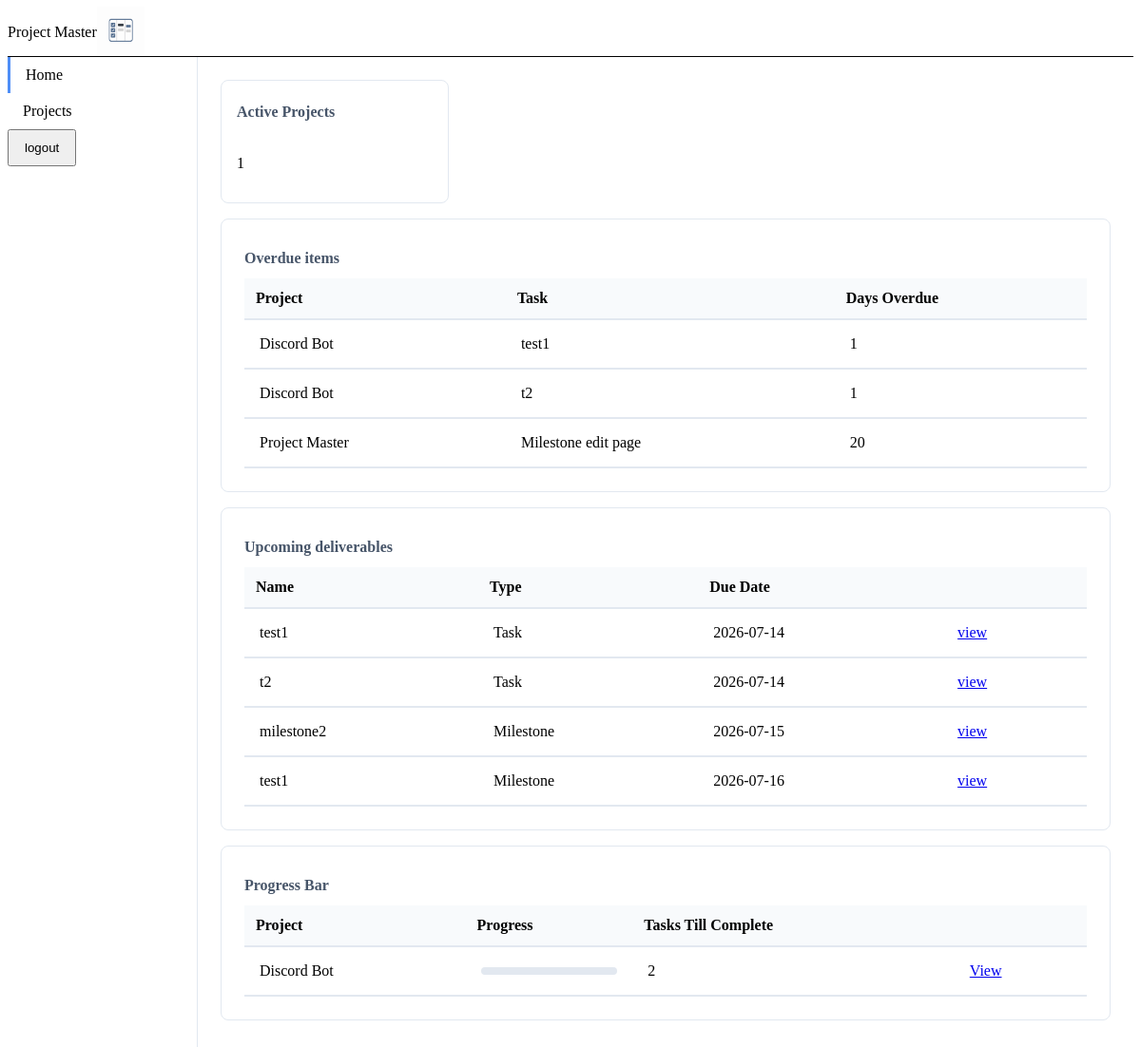
The page /dashboard (signed in) on the database its author committed.
### models.py (models this page shows)
class Project(db.Model):
    projectId: Mapped[int] = mapped_column(primary_key=True)
    userId: Mapped[int] = mapped_column(ForeignKey('user.userId'), nullable=False)
    projectName:Mapped[str] = mapped_column(nullable=False)
    description:Mapped[str] = mapped_column(nullable=True)
    startDate: Mapped[Optional[date]] = mapped_column(Date,nullable=True)
    status: Mapped[str] = mapped_column(nullable=False)
    createdAt:Mapped[datetime] = mapped_column(default=lambda: datetime.now(timezone.utc) ,nullable=False)

class Task(db.Model):
    taskId: Mapped[int] = mapped_column(primary_key=True)
    projectId: Mapped[int] = mapped_column(ForeignKey('project.projectId'), nullable=False)
    milestoneId: Mapped[Optional[int]] = mapped_column(ForeignKey('milestone.milestoneId'), nullable=True)
    taskName:Mapped[str] = mapped_column(nullable=False)
    description:Mapped[str] = mapped_column(nullable=True)
    dueDate: Mapped[Optional[date]] = mapped_column(Date, nullable=True)
    status: Mapped[str] = mapped_column(nullable=False)
    createdAt:Mapped[datetime] = mapped_column(default=lambda: datetime.now(timezone.utc),nullable=False)

class Milestone(db.Model):
    milestoneId: Mapped[int] = mapped_column(primary_key=True)
    projectId: Mapped[int] = mapped_column(ForeignKey('project.projectId'), nullable=False)
    milestoneName:Mapped[str] = mapped_column(nullable=False)
    description:Mapped[str] = mapped_column(nullable=True)
    startDate: Mapped[date] = mapped_column(Date, nullable=False)
    endDate: Mapped[date] = mapped_column(Date, nullable=False)
    status: Mapped[str] = mapped_column(nullable=False)
    createdAt:Mapped[datetime] = mapped_column(default=lambda: datetime.now(timezone.utc) ,nullable=False)

### app.py (the view)
@app.route('/dashboard', methods=['GET','POST'])
@login_required
def dashboard():
    num_of_active_project = db.session.scalar(select(func.count(Project.projectId)).where(
        Project.userId == current_user.userId,
        Project.status == 'active'
    ))
    today = date.today()
    seven_days_later = today + timedelta(7)
    stmt = (
        select(Milestone)
        .join(Project,Project.projectId == Milestone.projectId)
        .where(
            Milestone.status != 'Completed',
            Project.userId == current_user.userId,
            Project.status != 'completed',
            today <= Milestone.endDate,
            Milestone.endDate <= seven_days_later
        )
    )
    upcoming_milestones = db.session.execute(stmt).scalars().all()
    stmt = (
        select(Task)
        .join(Project, Project.projectId == Task.projectId)
        .where(
            Project.userId == current_user.userId,
            Task.status != 'Completed',
            Task.milestoneId.is_(None),
            today <= Task.dueDate,
            Task.dueDate <= seven_days_later
        )
    )
    upcoming_standalone_tasks = db.session.execute(stmt).scalars().all()
    stmt = (
        select(Task, func.coalesce(Task.dueDate,Milestone.endDate).label('due_date'))
        .join(Milestone, Task.milestoneId == Milestone.milestoneId)
        .join(Project, Project.projectId == Task.projectId)
        .where(
            Task.milestoneId.is_not(None),
            Task.status != 'Completed',
            Project.userId == current_user.userId,
            Project.status != 'completed',
            today <= Milestone.endDate,
            Milestone.status != 'Completed',
            Milestone.endDate <= seven_days_later
        )
    )
    upcoming_milestone_tasks = db.session.execute(stmt).all()
    normalized = []
    for m in upcoming_milestones:
        normalized.append({'type':'Milestone', 'name':m.milestoneName, 'due': m.endDate, 'project_link': url_for('project_detail', projectId=m.projectId)})
    for mt, due_date in upcoming_milestone_tasks:
        normalized.append({'type' : 'Task', 'name': mt.taskName, 'due' : due_date, 'project_link' : url_for('project_detail', projectId=mt.projectId)})
    for t in upcoming_standalone_tasks:
        normalized.append({'type' : 'Task', 'name' : t.taskName, 'due' : t.dueDate, 'project_link' : url_for('project_detail',projectId=t.projectId)})
    sorted_deliverables = sorted(normalized, key=lambda x:(x['due'], 0 if x['type'] == 'Milestone' else 1))
    stmt = (
        select(
            Project.projectId, Project.projectName,
            func.count(Task.taskId).label('total_tasks'), func.count(Task.taskId).filter(Task.status == 'Completed').label('completed_tasks')
        )
        .join(Task, Task.projectId == Project.projectId)
        .where(Project.userId == current_user.userId, Project.status != 'completed')
        .group_by(Project.projectId)
    )
    tasks = db.session.execute(stmt).all()
    normalized = []
    for t in tasks :
        percent = ( t.completed_tasks/t.total_tasks ) * 100 if t.total_tasks > 0 else 0
        normalized.append({
            'name' : t.projectName, 'id' : t.projectId,
            'ttc' :  t.total_tasks - t.completed_tasks,
            'link' : url_for('project_detail', projectId=t.projectId),
            'percent' : round(percent,1)
        })
    percent_and_ttc = sorted(normalized, key=lambda x : (x['percent'],x['ttc']), reverse=True)
    stmt = (
        select(Milestone, Project.projectName.label('projectName'))
        .join(Project,Project.projectId == Milestone.projectId)
        .where(
            Milestone.status != 'Completed',
            today > Milestone.endDate,
            Project.userId == current_user.userId
        )
    )
    overdue_milestones = db.session.execute(stmt).all()
    stmt = (
        select(Task, func.coalesce(Task.dueDate,Milestone.endDate).label('effective_due_date'), Project.projectName.label('projectName'))
        .join(Project, Project.projectId == Task.projectId)
        .join(Milestone, Milestone.milestoneId == Task.milestoneId)
        .where(Task.milestoneId.is_not(None),
               Project.userId == current_user.userId,
               Task.status != 'Completed',
               func.coalesce(Task.dueDate,Milestone.endDate) < today
        )
    )
    overdue_milestone_tasks = db.session.execute(stmt).all()
    stmt = (
        select(Task, Project.projectName.label('projectName'))
        .join(Project, Task.projectId == Project.projectId)
        .where(
            Task.milestoneId.is_(None),
            Task.status != 'Completed',
            Task.dueDate < today,
            Project.userId == current_user.userId
        )
    )
    stand_alone_tasks = db.session.execute(stmt).all()
    normalized = []
    for m, p in overdue_milestones:
        dod = (today - m.endDate).days
        normalized.append({'task': m.milestoneName, 'project' : p, 'dod' : dod })
    for mt, dd, p in overdue_milestone_tasks:
        dod = (today - dd).days
        normalized.append({'task' : mt.taskName, 'project' : p, 'dod' : dod})
    for t, p in stand_alone_tasks:
        dod = (today - t.dueDate).days
        normalized.append({'task' : t.taskName, 'project' : p, 'dod' : dod})
    overdue_items = sorted(normalized,key = lambda x:x['dod'])
    return render_template(
        'dashboard.html', upcoming_deliverables = sorted_deliverables,
        active_projects=num_of_active_project, percent_and_ttc=percent_and_ttc,
        overdue_items = overdue_items
        )

### app.py (called while the page is built)
@login_manager.user_loader
def load_user(user_id):
    return User.query.get(int(user_id))

### templates/dashboard.html (shortened to what this page needs)
{% extends "base.html" %}
{% block styles %} <link rel="stylesheet" href="{{ url_for('static', filename='css/dashboard.css') }}"> {% endblock %}
{% block content %}
<div class="dashboard-container" aria-label="Holds your important milestone metric and tables">
  <section class="dashboard-metrics" aria-label="Your metric data section">
    <article class="metric-card">
      <h2 class="metric-title">Active Projects</h2>
      <p>{{ active_projects }}</p>
    </article>
  </section>
  <section class="dashboard-tables" aria-label="Your table data">
    <article class="table-card">
      <h2 class="metric-title">Overdue items</h2>
      <table class="data-table">
          <thead>
              <tr>
                  <th>Project</th>
                  <th>Task</th>
                  <th>Days Overdue</th>
              </tr>
          </thead>
          <tbody>
              {% for i in overdue_items %}
              <tr>
                  <td>{{ i['project'] }}</td>
                  <td>{{ i['task'] }}</td>
                  <td>{{ i['dod'] }}</td>
              </tr>
              {% endfor %}
          </tbody>
      </table>
    </article>
    <article class="table-card">
      <h2 class="metric-title">Upcoming deliverables</h2>
      <table class="data-table">
        <thead>
          <tr>
            <th>Name</th>
            <th>Type</th>
            <th>Due Date</th>
            <th scope="col"></th>
          </tr>
        </thead>
         <tbody>
          {% for item in upcoming_deliverables %}
          <tr>
            <td>{{ item['name'] }}</td>
            <td>{{ item['type'] }}</td>
            <td>{{ item['due'] }}</td>
            <td><a href="{{ item['project_link'] }}">view</a></td>
         </tr>
          {% endfor %}
         </tbody>
      </table>
    </article>
  <article class="table-card" aria-label="Your active project progress bar">
        <h2 class="metric-title">Progress Bar</h2>
        <table class="data-table">
          <thead>
            <tr>
              <th>Project</th>
              <th>Progress</th>
              <th>Tasks Till Complete</th>
              <th scope="col"></th>
            </tr>
          </thead>
          <tbody>
            {% for item in percent_and_ttc %}
            <tr>
              <td> {{ item['name'] }}</td>
              <td>
                <div class="progress-container">
                </div>
              </td>
              <td>{{ item['ttc'] }}</td>
              <td><a href="{{ item['link']  }}">View</a></td>
            </tr>
            {% endfor %}
          </tbody>
        </table>
      </article>
  </section>
</div>
{% endblock  %}

### static/css/base.css (style rules this page uses)
* { box-sizing: border-box; }

### static/css/components.css (style rules this page uses)
.table-card { background-color: var(--surface-1); border: 1px solid #e2e8f0; border-radius: 8px; padding: 24px; text-align: left; }
.data-table { border-collapse: collapse; width: 100%; text-align: left; }
.data-table th { padding: 12px; }
.data-table td { padding: 16px; }
.data-table tr { border-bottom : 2px solid #e2e8f0; }
thead tr { background-color: #f8fafc; }
.progress-container { height: 8px; background-color: #e2e8f0; border-radius: 4px; }
.metric-card { background-color: var(--surface-1); border: 1px solid #e2e8f0; border-radius: 8px; padding: 16px; display: flex; flex-direction: column; gap:8px }
.metric-title { font-size: 1rem; font-weight: 600; color: #475569; margin-bottom: 12px; margin-top: 8px; }

### static/css/dashboard.css (style rules this page uses)
.dashboard-container { max-width: 1100px; margin-left: 0; padding: 24px; }
.dashboard-metrics { display: grid; grid-template-columns: repeat(auto-fit,minmax(180px,240px)); gap: 1rem; margin-bottom: 1rem }
.dashboard-tables { display: flex; flex-direction: column; gap: 1rem; }

### rows shown on the page
Project: project "Discord Bot" "Discord Bot", name "Discord Bot", ttc "2"
Task: task "test1", name "test1", type "Task", due "2026-07-14"
Task: task "t2", name "t2", type "Task", due "2026-07-14"
Milestone: project "Project Master", task "Milestone edit page", dod "20"
Milestone: name "milestone2", type "Milestone", due "2026-07-15"
Milestone: name "test1", type "Milestone", due "2026-07-16"

### other values the page prints
{{ active_projects }} "1"
{{ i['dod'] }} "1" "1"
